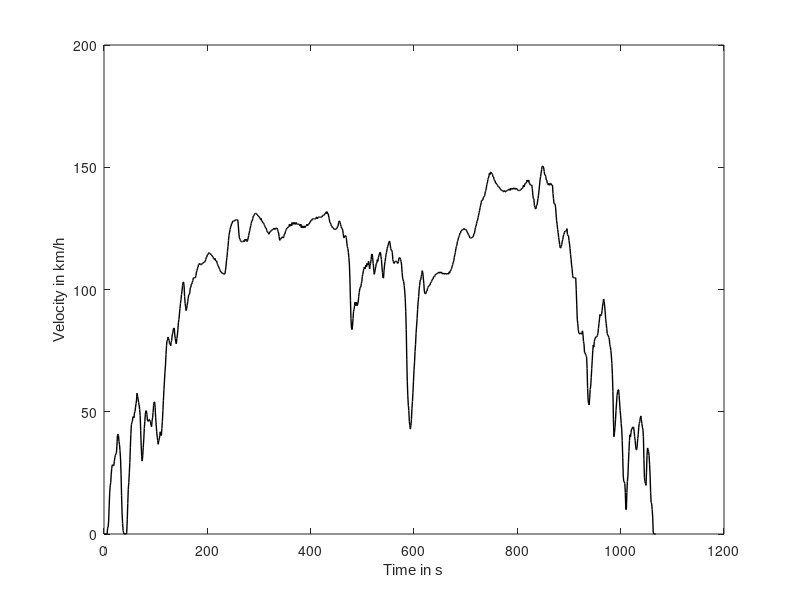

Here is the MATLAB script that generated this plot:
% load('WLTP_class_3.mat');
% load('USA_FTP_75.mat');
load('EUROPE_ARTEMIS_MOTORWAY.mat');

figure('units','centimeters','position',[0,0,18,10])
set(gca,'fontname','Arial') 
set(gca,'FontSize',11)

plot(dc.time, dc.speed.*3.6, 'k', 'LineWidth', 1)

xlabel('Time in s', 'FontName', 'Arial')
ylabel('Velocity in km/h', 'FontName', 'Arial')

if false
    lines = [0, 589, 589+432, 589+432+454];
    xl = xline(lines, 'b-.', {'Low', 'Medium', 'High', 'Extra High'}, 'FontName', 'Arial');
    % xl(1).LabelHorizontalAlignment = 'left';
    % xl(2).LabelHorizontalAlignment = 'left';
    % xl(3).LabelHorizontalAlignment = 'left';
    % xl(4).LabelHorizontalAlignment = 'left';
    xl(1).LabelOrientation = 'horizontal';
    xl(2).LabelOrientation = 'horizontal';
    xl(3).LabelOrientation = 'horizontal';
    xl(4).LabelOrientation = 'horizontal';
end

